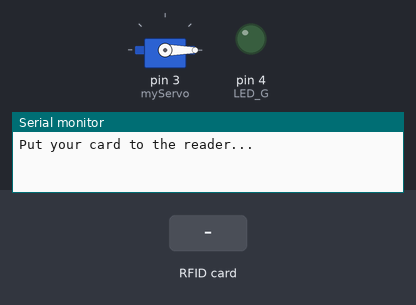
Bench run of a sketch on a simulated Arduino Uno, built with avr-gcc and run on an emulated ATmega328P. On the bench: servo, output pins drawn as LEDs (lit = HIGH), the last lines printed to the serial monitor. The inputs (shaded band) are chosen by the test bench. Pins used as bus, display or sensor lines are not drawn.

Above: at 1.2 s.
1.3 s: RFID card AB 5C 5D 13 held to the reader
At 3.6 s:
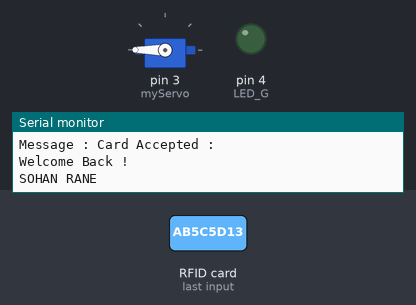
4.3 s: RFID card EA 67 6A 80 held to the reader
At 7.9 s:
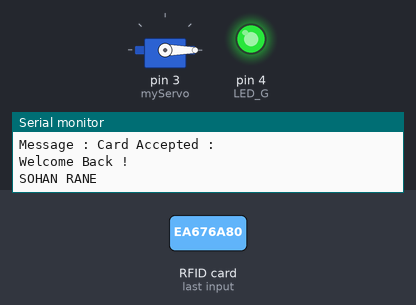
Timing chart, 0 to 12.8 s (numbered marks = the images above; inputs shaded):
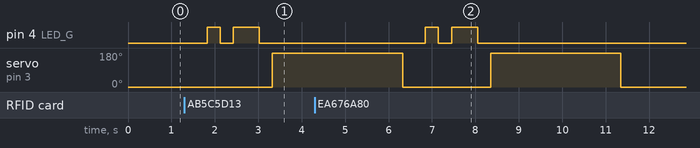

Measured:
- after the input at 1.3 s, pin 4 (LED_G): LOW → HIGH after 0.53 s, → LOW 0.30 s later, → HIGH 0.30 s later, → LOW 0.60 s later; servo on pin 3 (myServo): 0° → 180° after 2.0 s
- after the input at 4.3 s, pin 4 (LED_G): LOW → HIGH after 2.5 s, → LOW 0.30 s later, → HIGH 0.30 s later, → LOW 0.60 s later

The sketch:

RFID_LOCK_G_LED.ino
```cpp
#include <SPI.h>
#include <MFRC522.h>
#include <Servo.h>

#define SS_PIN 10 //MOSI of RFID
#define RST_PIN 9 //RST of RFID
#define LED_G 4 //define green LED pin
MFRC522 mfrc522(SS_PIN, RST_PIN);   // Create MFRC522 instance.
Servo myServo; //define servo name

void setup()
{
  Serial.begin(9600);   // Initiate a serial communication
  SPI.begin();      // Initiate  SPI bus
  mfrc522.PCD_Init();   // Initiate MFRC522
  myServo.attach(3); //servo pin
  myServo.write(0); //servo start position
  pinMode(LED_G, OUTPUT);
  Serial.println("Put your card to the reader...");
  Serial.println();

}
void loop()
{
  // Look for new cards
  if ( ! mfrc522.PICC_IsNewCardPresent())
  {
    return;
  }
  // Select one of the cards
  if ( ! mfrc522.PICC_ReadCardSerial())
  {
    return;
  }
  //Show UID on serial monitor
  Serial.print("UID tag :");
  String content= "";
  byte letter;
  for (byte i = 0; i < mfrc522.uid.size; i++)
  {
     Serial.print(mfrc522.uid.uidByte[i] < 0x10 ? " 0" : " ");
     Serial.print(mfrc522.uid.uidByte[i], HEX);
     content.concat(String(mfrc522.uid.uidByte[i] < 0x10 ? " 0" : " "));
     content.concat(String(mfrc522.uid.uidByte[i], HEX));
  }
  Serial.println();
  Serial.print("Message : ");
  content.toUpperCase();
  if (content.substring(1) == "AB 5C 5D 13" ||content.substring(1) == "EA 67 6A 80") //change here the UID of the card/cards that you want to give access
  {
    Serial.println("Card Accepted : ");
    Serial.println("Welcome Back ! ");
    Serial.println("SOHAN RANE  ");
    Serial.println();
    delay(500);
    digitalWrite(LED_G, HIGH);
    delay(300);
    digitalWrite(LED_G, LOW);
    delay(300);
    digitalWrite(LED_G, HIGH);
    delay(300);
    digitalWrite(LED_G, HIGH);
    delay(300);
    digitalWrite(LED_G, LOW);
    delay(300);
    myServo.write(180);
    delay(3000);
    myServo.write(0);
    digitalWrite(LED_G, LOW);
  }

 else   {
    Serial.println(" Access denied : ");
    delay(1000);
  }
} 
```
